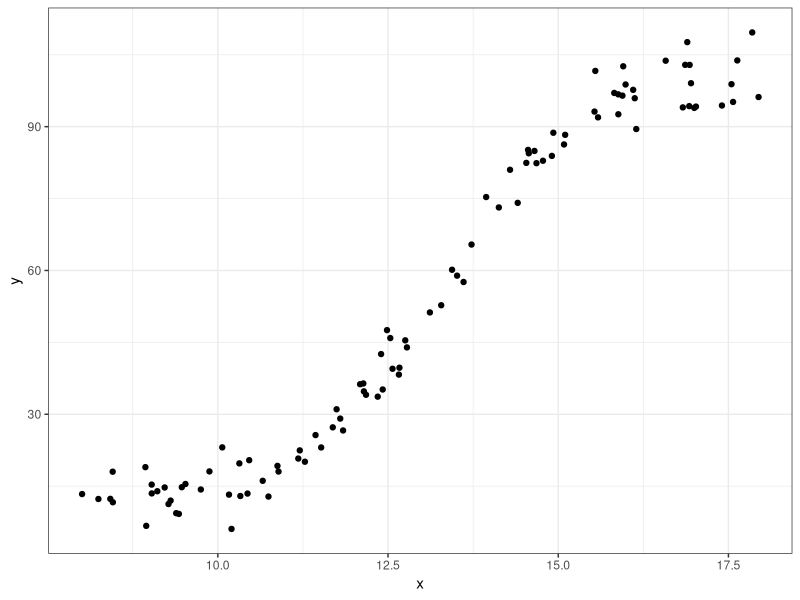
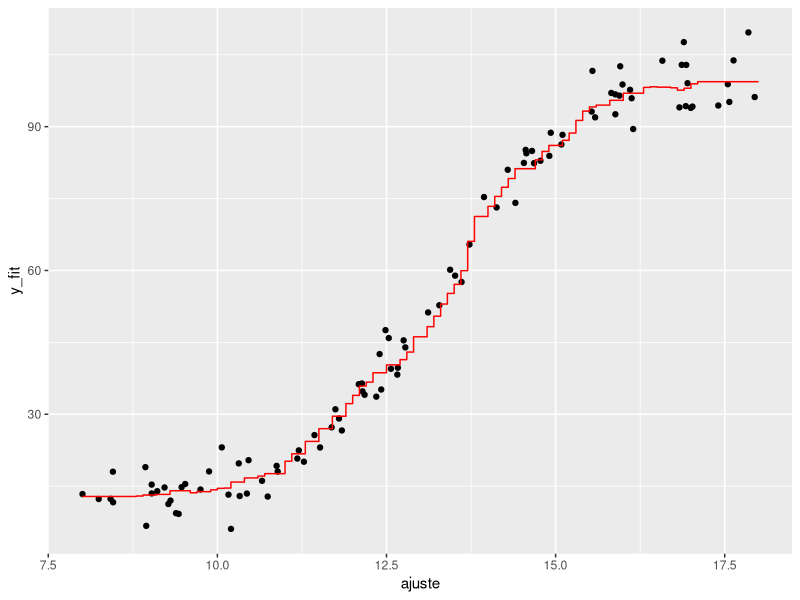

Reproduce these figures in R, in order.
library(tidyverse)
library(FNN)

# amostra gerada ----------------------------------------------------------

n_obs <- 100

set.seed(123)

dados <- tibble(x = sort(runif(n = n_obs, min = 8, max = 18)), 
                y = 45*tanh(x/1.9 - 7) + 57 + rnorm(n = n_obs, mean = 0, sd = 4))

dados %>% 
  ggplot(aes(x, y)) + 
  geom_point() + 
  theme_bw()


# KNN ---------------------------------------------------------------------

knn.reg(train = dados$x, 
        test = matrix(dados$x[1:10]), 
        y =  dados$y, 
        k = 10)$pred


n_obs <- 100

set.seed(123)

dados <- tibble(x = sort(runif(n = n_obs, min = 8, max = 18)), 
                y = 45*tanh(x/1.9 - 7) + 57 + rnorm(n = n_obs, mean = 0, sd = 4))

validacao <- tibble(x = sort(runif(n = n_obs, min = 8, max = 18)), 
                y = 45*tanh(x/1.9 - 7) + 57 + rnorm(n = n_obs, mean = 0, sd = 4))

x_pred <- seq(8, 18, 0.1)

tibble(ajuste = x_pred,
       y_fit = knn.reg(train = dados$x, 
                       test = matrix(x_pred), 
                       y =  dados$y, 
                       k = 15)$pred) %>% 
  ggplot(aes(ajuste, y_fit)) + 
    geom_point(data = dados, aes(x, y)) +
    geom_step(color = "red")


# KNN validacao cruzada 10 ----------------------------------------------------------

n_obs <- 100

set.seed(124)

dados <- tibble(x = sort(runif(n = n_obs, min = 8, max = 18)), 
                y = 45*tanh(x/1.9 - 7) + 57 + rnorm(n = n_obs, mean = 0, sd = 4))

#eqm_aux <- vector("numeric", 10) # 
eqm_aux <- rep(0, 10)

lotes <- sample(rep(1:10, each = 10))

resultados <- tibble(gl = 1:90, 
                     eqm = NA_real_)

for (i in 1:nrow(resultados)) {
  
  
  for (j in 1:10) {
    
    
    # calcula o EQM do lote j e guarda em um vetor
    
    y_fit <- knn.reg(train = dados$x[lotes != j], 
                   test = matrix(x_pred), 
                   y =  dados$y[lotes != j], 
                   k = resultados$gl[i])$pred
    
    eqm_aux[j] <- mean((dados$y[lotes == j] - y_fit)^2)
    
    
  }
  
  resultados$eqm[i] <- mean(eqm_aux)
  
  # guarda a media do vetor com os EQM em resultados$eqm[i]
  
  
}


resultados %>% 
  
  arrange(eqm)



y_fit <- knn.reg(train = dados$x[lotes != 1], 
                 test = matrix(x_pred), 
                 y =  dados$y[lotes != 1], 
                 k = resultados$gl[1])$pred

eqm_aux[1] <- mean((dados$y[lotes == 1] - y_fit)^2)
